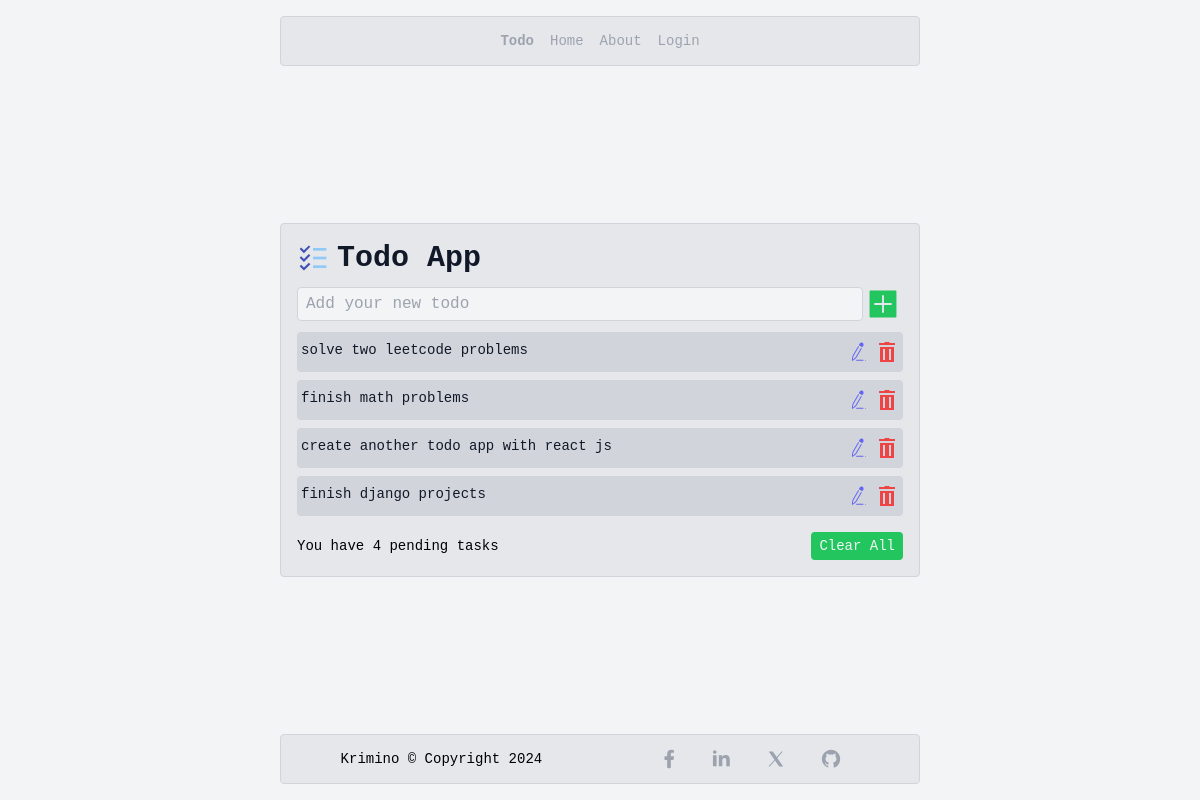
The page /tasks/ on the database as committed earlier.
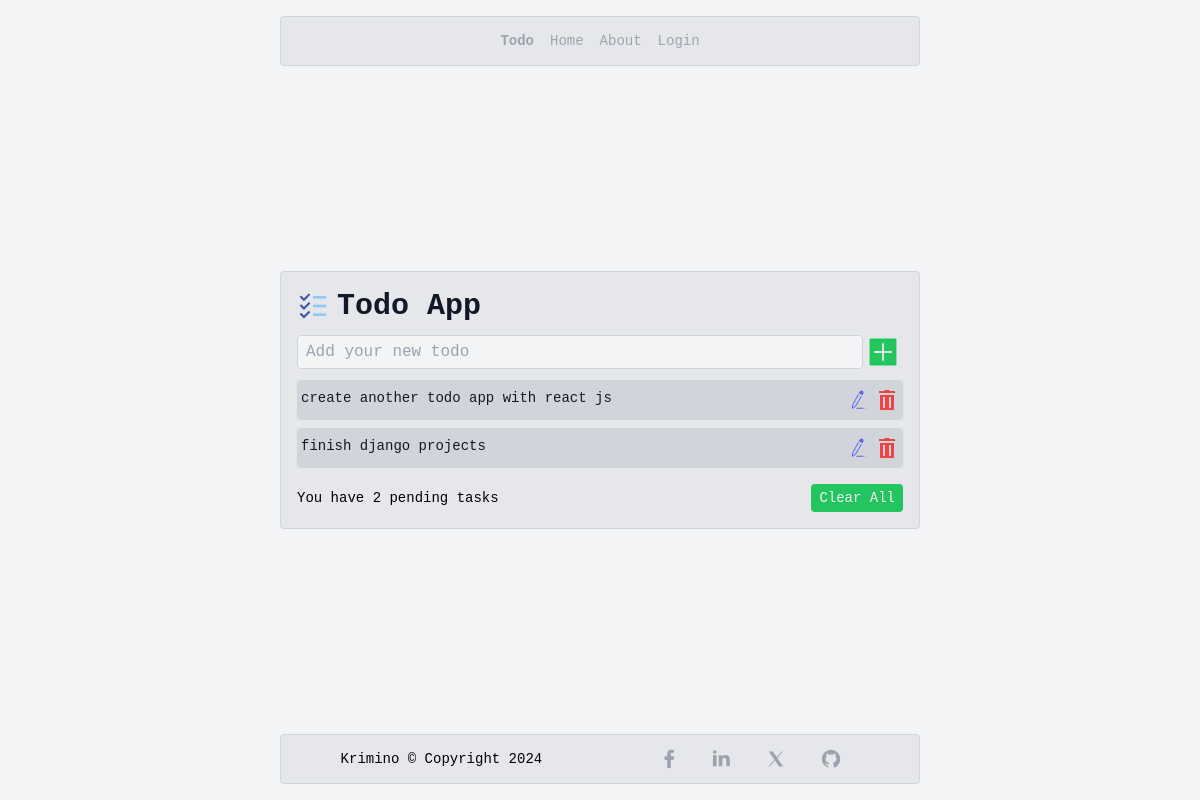
The same page on the database as committed later.
### tasks/models.py (models this page shows)
class Task(models.Model):
    STATUS_CHOICES = (
        ('completed', 'completed'),
        ('not completed', 'not completed'),
    )
    title = models.CharField(max_length=250, unique=True)
    description = models.TextField(blank=True, null=True)
    assigned_user = models.ForeignKey(TodoUser, on_delete=models.CASCADE, related_name='tasks')
    created_at = models.DateTimeField(auto_now_add=True)
    status = models.CharField(max_length=13, choices=STATUS_CHOICES, default='not completed')
    def __str__(self):
        return self.title

### tasks/views.py (the view, shortened to what this page needs)
# urls.py: path('', views.display_tasks, name='display-tasks'),
def display_tasks(request):
    tasks = Task.objects.all()
    context = {
        'tasks': tasks,
    }
    return render(request, 'tasks/tasks.html', context)

### tasks/templates/tasks/tasks.html (shortened to what this page needs)
{% extends 'base.html' %}
{% block content %}
    <div class="max-h-full flex-col bg-gray-200 border border-gray-300 rounded p-4 w-full max-w-screen-sm overflow-auto">
        <div class="flex items-center">
            <div class="">
            </div>
            <div class="font-black text-3xl text-gray-900 ml-2">
                Todo App
            </div>
        </div>
        <div class="mt-2">
            <form class="flex items-center" method="post">
                <input type="text" name="title" class="bg-gray-100 border border-gray-300 w-full rounded px-2 py-1" placeholder="Add your new todo">
                <button type="submit">
                    <a href="">
                    </a>
                </button>
            </form>
        </div>
        <div class="flex-col my-2">
            {% for task in tasks %}
                <a href="{% url 'tasks:task-details' task.id %}" class="">
                    <div class="bg-gray-300 text-gray-900 text-sm rounded py-2 px-1 flex justify-between
                    {% if forloop.counter != 1 %}
                        mt-2
                    {% endif %}
                    ">
                            <div class="inline-block">{{ task }}</div>
                            <div class="flex">
                                <a href="{% url 'tasks:edit-task' task.id %}" class="">
                                </a>
                                <a href="{% url 'tasks:delete-task' task.id %}" class="">
                                </a>
                            </div>
                    </div>
                </a>
            {% endfor %}
        </div>
        <div class="flex justify-between items-center mt-4">
            <div class="text-sm">You have {{ tasks.count }} pending task{{ tasks.count|pluralize }}</div>
            <a href="{% url 'tasks:clear-all' %}" class="bg-green-500 text-gray-100 hover:bg-green-700 px-2 py-1 rounded text-center text-sm font-medium">Clear All</a>
        </div>
    </div>
{% endblock %}

Rows that differ between the two databases and show on the page:
removed Task: title "solve two leetcode problems"
removed Task: title "finish math problems"
Other text that changed with them:
{{ tasks.count }}: "4" → "2"
